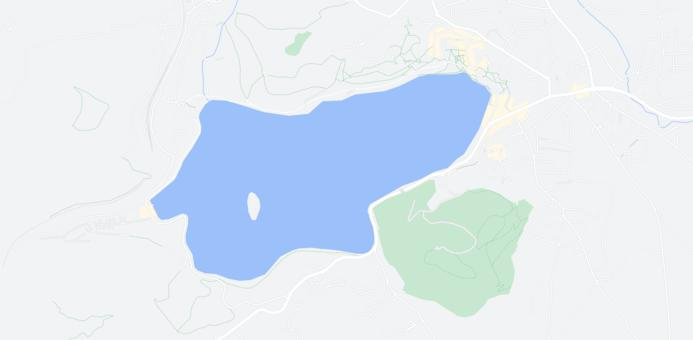
#> input picture LabVaje/Preverjanje/Zagovori/zagovor1/data/bled-lake-decimated-uint8.jpeg, 693 x 340 px, found by its file name
$ python zagovor.py
#> lines starting #> are read from the running program, lines starting #| are printed output that depends on the picture; after the words box and inside, x2 and y2 are one past the last pixel; in counts of white or black regions, pixels touching at a corner belong together
import numpy as np
from matplotlib import pyplot as plt
import cv2

def loadImage(iPath, iSize, iType):
    #### LOADING JPEGS
    oImage = cv2.imread(iPath)
#> oImage is the input picture: shape (340, 693, 3); mean B, G, R 243, 233.4, 224.6
    oImage = cv2.cvtColor(oImage, cv2.COLOR_BGR2RGB)
    oImage = cv2.resize(oImage, (iSize[0], iSize[1]))
    oImage = oImage.astype(iType)
    return oImage


def displayImage(iImage, iTitle, iGridX = None, iGridY = None):
    plt.figure()
    plt.title(iTitle)
    if (iGridX is None) or (iGridY is None):
        plt.imshow(iImage, cmap='gray', vmin=0, vmax=255,aspect = 'equal')
    else:
        plt.imshow(iImage, cmap='gray', vmin=0, vmax=255, extent=[iGridX[0], iGridX[-1], iGridY[0], iGridY[-1]],aspect = 'equal')
    if(iTitle != "Amplitudni odziv po sobelovem filtriranju in izračunanih središčih" and iTitle != "Akumulator s središčom" and iTitle != "5B      Radialna transformacija mreže"):
        plt.show()

def get_blue_region ( iImage , iThreshold ) :
#> called with iThreshold = 235
    blue_bright = np.zeros((iImage.shape[0], iImage.shape[1]), dtype = np.uint8)
    bright = np.zeros((iImage.shape[0], iImage.shape[1]), dtype = np.uint8)

    for y in range(iImage.shape[0]):
        for x in range(iImage.shape[1]):
            if iImage[y][x][2] > iThreshold:
                blue_bright[y][x] = 1
                if iImage[y][x][0] > iThreshold:
                    if iImage[y][x][1] > iThreshold:
                        if iImage[y][x][2] > iThreshold:
                            bright[y][x] = 1
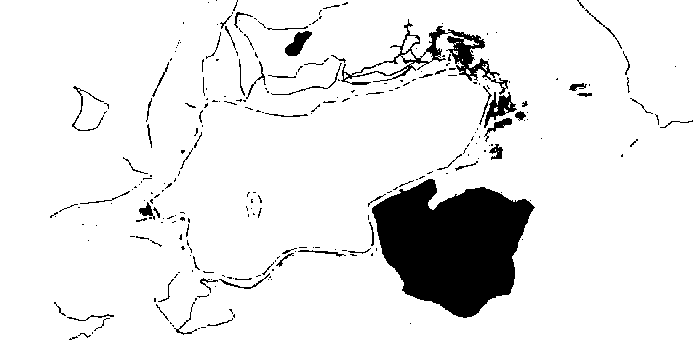
#> blue_bright: shape (340, 693); values 0 (black) and 1 (white), 90.7% white; 269 black regions (201 under 20 px), largest, box (x1, y1, x2, y2) and area: (372, 179, 535, 318) 14759, (341, 19, 508, 95) 2086, (484, 92, 517, 128) 438
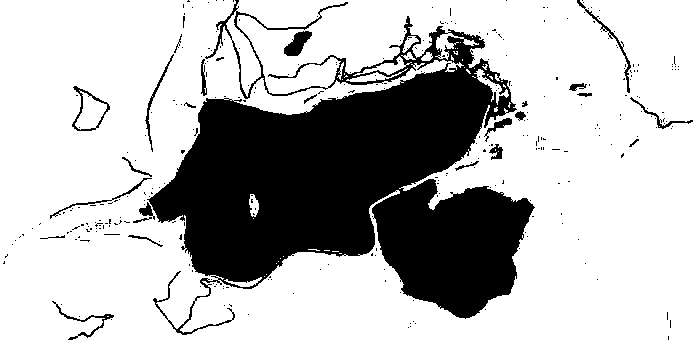
#> bright: shape (340, 693); values 0 (black) and 1 (white), 72.3% white; 322 black regions (297 under 20 px), largest, box (x1, y1, x2, y2) and area: (147, 0, 535, 335) 61414, (284, 31, 312, 56) 387, (577, 0, 631, 93) 314

    oImage = np.zeros((iImage.shape[0],iImage.shape[1]))
    for y in range(iImage.shape[0]):
        for x in range(iImage.shape[1]):
            if blue_bright[y][x]==1:
                if bright[y][x] != 1:
                    oImage[y][x] = 255
#> oImage: shape (340, 693) float64; 18.4% white; 936 white regions (920 under 20 px), largest, box (x1, y1, x2, y2) and area: (147, 69, 493, 283) 40299, (201, 64, 207, 96) 82, (657, 119, 685, 128) 51
#> (the rest of the program and of its run is left out)
